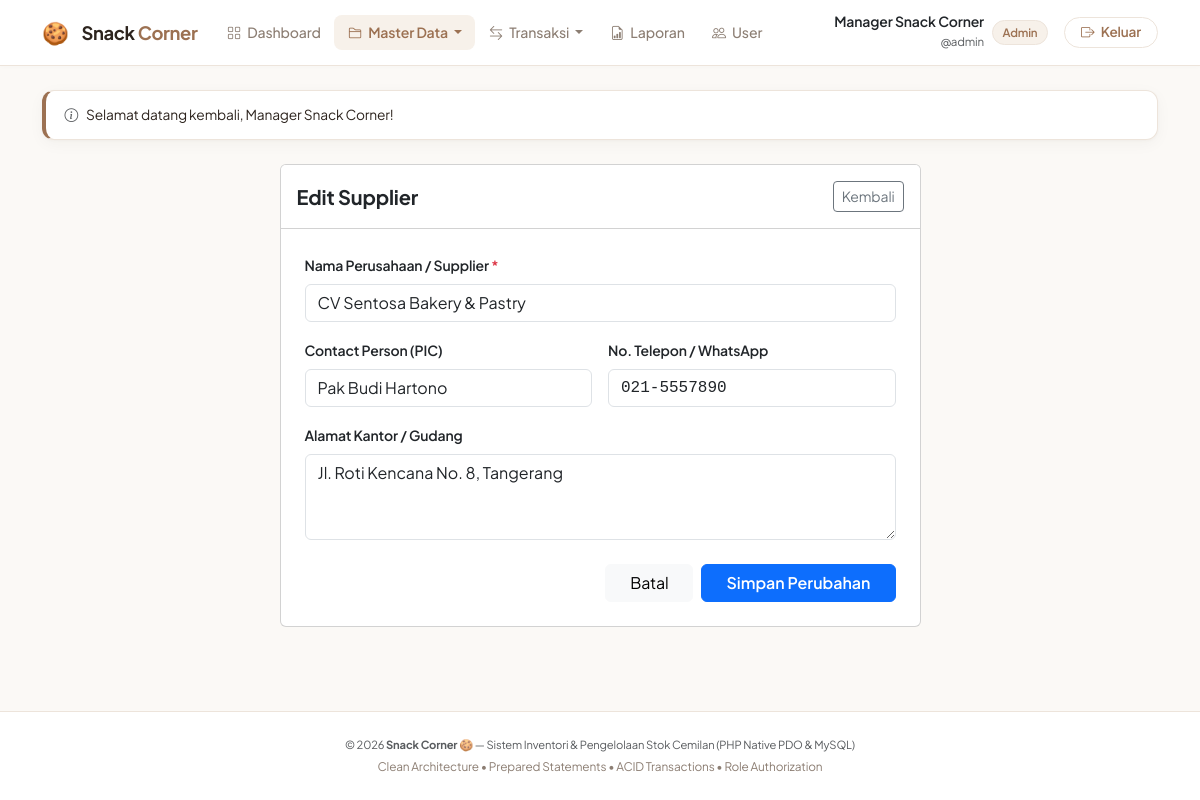
Page /public/suppliers/edit.php?id=2 (signed in) on the committed database.
### tables this page shows
CREATE TABLE suppliers (
    id INT AUTO_INCREMENT PRIMARY KEY,
    name VARCHAR(150) NOT NULL,
    contact_person VARCHAR(100) NULL,
    phone VARCHAR(20) NULL,
    address TEXT NULL,
    created_at TIMESTAMP DEFAULT CURRENT_TIMESTAMP
);

### helpers/auth.php (called while the page is built, shortened)
<?php
function url(string $path = ''): string
{
    $path = ltrim($path, '/');
    return BASE_URL . ($path ? '/' . $path : '');
}

### helpers/validation.php (called while the page is built, shortened)
<?php
function validate_int($value, ?int $min = null, ?int $max = null)
{
    $options = [];
    if ($min !== null) $options['min_range'] = $min;
    $filterOptions = !empty($options) ? ['options' => $options] : 0;
    return filter_var($value, FILTER_VALIDATE_INT, $filterOptions);
}

### helpers/escape.php (called while the page is built, shortened)
<?php
function e($value): string
{
    return htmlspecialchars((string) $value, ENT_QUOTES, 'UTF-8');
}

### public/suppliers/edit.php (the view, shortened to what this page needs)
<?php
require_once __DIR__ . '/../../config/database.php';
require_once __DIR__ . '/../../helpers/escape.php';
require_once __DIR__ . '/../../helpers/auth.php';
require_once __DIR__ . '/../../helpers/validation.php';
$id = validate_int($_GET['id'] ?? null, 1);
$stmt = $pdo->prepare('SELECT * FROM suppliers WHERE id = :id');
$stmt->execute(['id' => $id]);
$supplier = $stmt->fetch();
$name = $supplier['name'];
$contactPerson = $supplier['contact_person'];
$phone = $supplier['phone'];
$address = $supplier['address'];
include __DIR__ . '/../../views/header.php';
?>
<div class="row justify-content-center">
    <div class="col-md-7">
        <div class="card">
            <div class="card-header bg-white py-3 d-flex justify-content-between align-items-center">
                <h5 class="fw-bold mb-0 text-dark">Edit Supplier</h5>
                <a href="<?= url('suppliers/index.php') ?>" class="btn btn-sm btn-outline-secondary">Kembali</a>
            </div>
            <div class="card-body p-4">
                <form method="POST" action="<?= url('suppliers/edit.php?id=' . $id) ?>">
                    <div class="mb-3">
                        <label for="name" class="form-label small fw-semibold">Nama Perusahaan / Supplier <span class="text-danger">*</span></label>
                        <input type="text" class="form-control" id="name" name="name" value="<?= e($name) ?>" required>
                    </div>
                    <div class="row g-3 mb-3">
                        <div class="col-md-6">
                            <label for="contact_person" class="form-label small fw-semibold">Contact Person (PIC)</label>
                            <input type="text" class="form-control" id="contact_person" name="contact_person" value="<?= e($contactPerson) ?>">
                        </div>
                        <div class="col-md-6">
                            <label for="phone" class="form-label small fw-semibold">No. Telepon / WhatsApp</label>
                            <input type="text" class="form-control font-monospace" id="phone" name="phone" value="<?= e($phone) ?>">
                        </div>
                    </div>
                    <div class="mb-4">
                        <label for="address" class="form-label small fw-semibold">Alamat Kantor / Gudang</label>
                        <textarea class="form-control" id="address" name="address" rows="3"><?= e($address) ?></textarea>
                    </div>
                    <div class="d-flex justify-content-end gap-2">
                        <a href="<?= url('suppliers/index.php') ?>" class="btn btn-light px-4">Batal</a>
                        <button type="submit" class="btn btn-primary px-4 fw-semibold">Simpan Perubahan</button>
                    </div>
                </form>
            </div>
        </div>
    </div>
</div>
<?php include __DIR__ . '/../../views/footer.php'; ?>

### public/css/style.css (style rules this page uses)
:root { --coksu-primary: #9c7152; --coksu-primary-hover: #865e41; --coksu-primary-active: #724f35; --coksu-light: #f7f1ea; --coksu-light-hover: #efe4d8; --coksu-border: #ede4db; --coksu-border-subtle: #f3ece4; --body-bg: #fbf9f6; --card-bg: #ffffff; --text-heading: #2d241e; --text-body: #4a3e35; --text-muted: #8c7e73; --text-subtle: #b3a59a; --accent-success: #448358; --accent-success-bg: #eff7f2; --accent-danger: #c24d4d; --accent-danger-bg: #fdf2f2; --accent-info: #5a7d9a; --accent-info-bg: #f0f5fa; --accent-warning: #c27f38; --accent-warning-bg: #fdf7ee; --radius-sm: 8px; --radius-md: 12px; --radius-lg: 16px; --radius-pill: 50px; --shadow-subtle: 0 1px 3px rgba(60, 45, 35, 0.03), 0 4px 16px rgba(60, 45, 35, 0.04); --shadow-card: 0 2px 12px rgba(60, 45, 35, 0.035), 0 8px 24px rgba(60, 45, 35, 0.03); --shadow-dropdown: 0 10px 30px rgba(60, 45, 35, 0.08); }
body { background-color: var(--body-bg); color: var(--text-body); font-family: 'Plus Jakarta Sans', system-ui, -apple-system, sans-serif; min-height: 100vh; display: flex; flex-direction: column; letter-spacing: -0.01em; -webkit-font-smoothing: antialiased; }

### rows in the picture
suppliers: name "CV Sentosa Bakery & Pastry", contact_person "Pak Budi Hartono", phone "021-5557890", address "Jl. Roti Kencana No. 8, Tangerang"

### other values in the picture
$currentUser['full_name'] "Manager Snack Corner"
$currentUser['username'] "admin"
$flash['message'] "Selamat datang kembali, Manager Snack Corner!"
